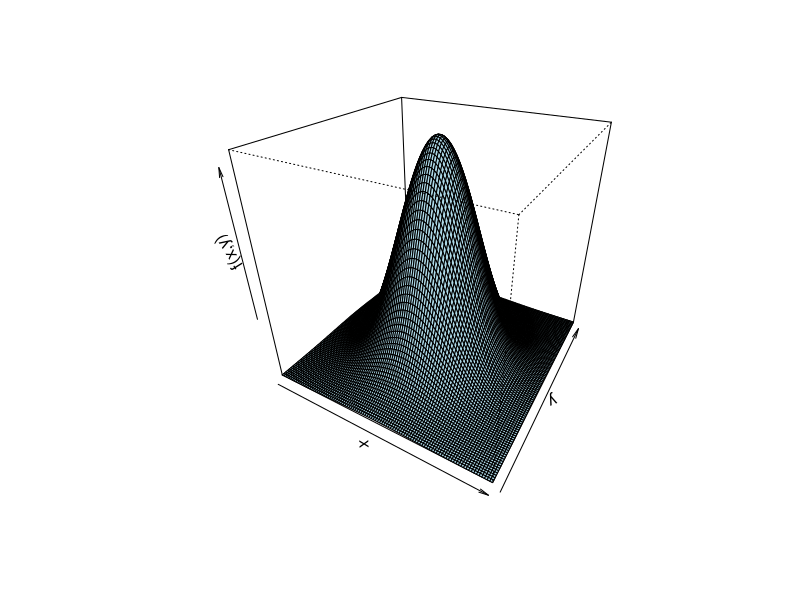
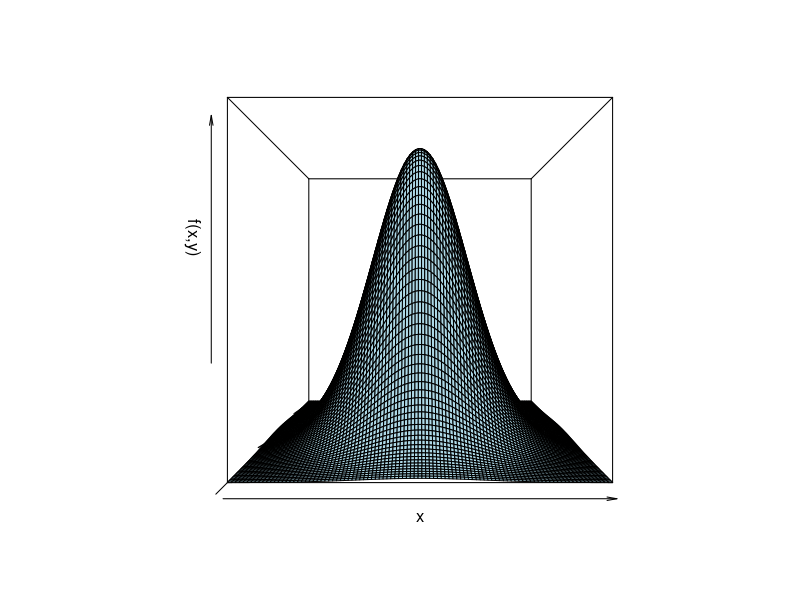
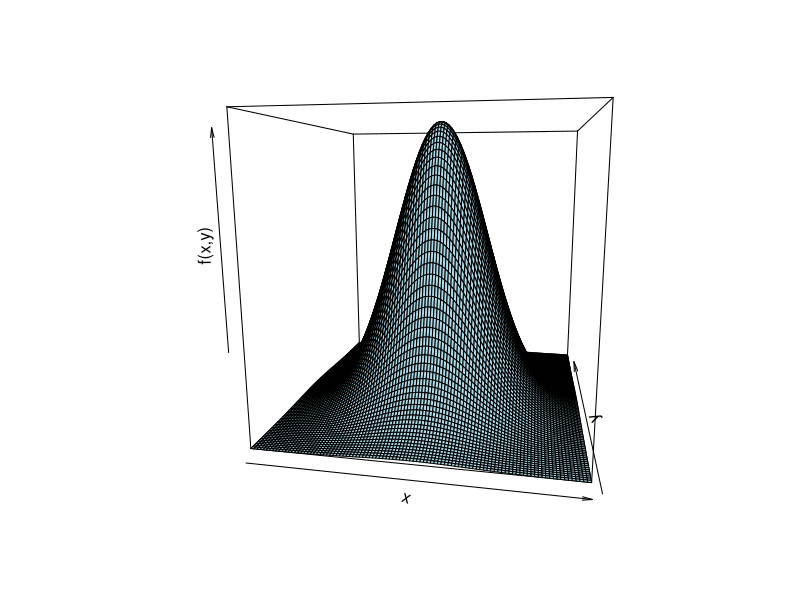
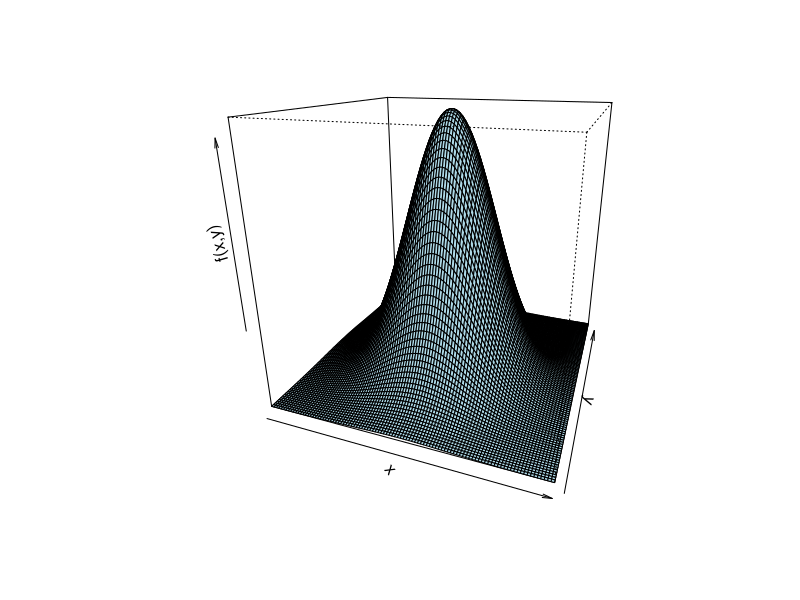
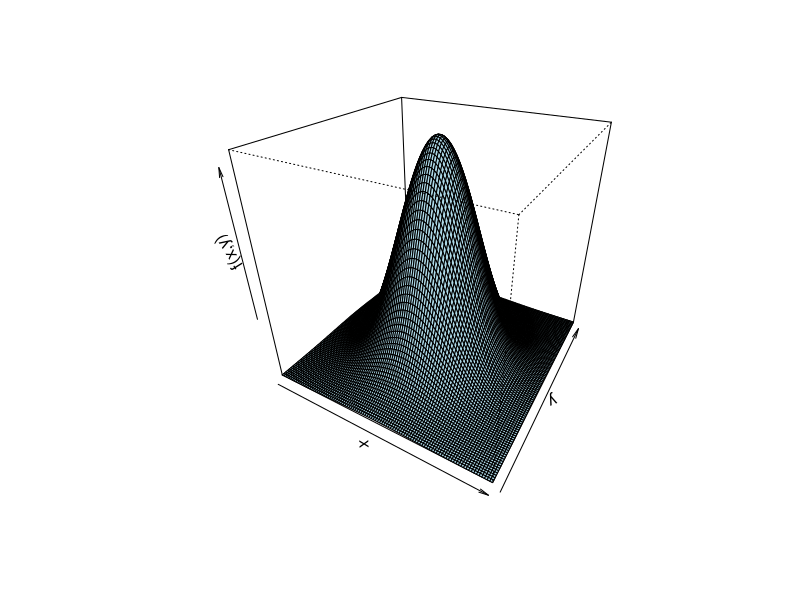
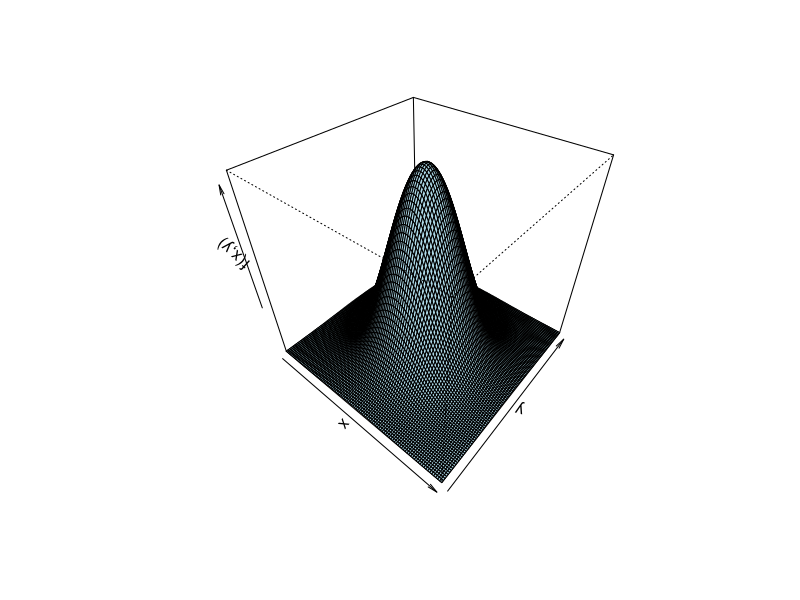
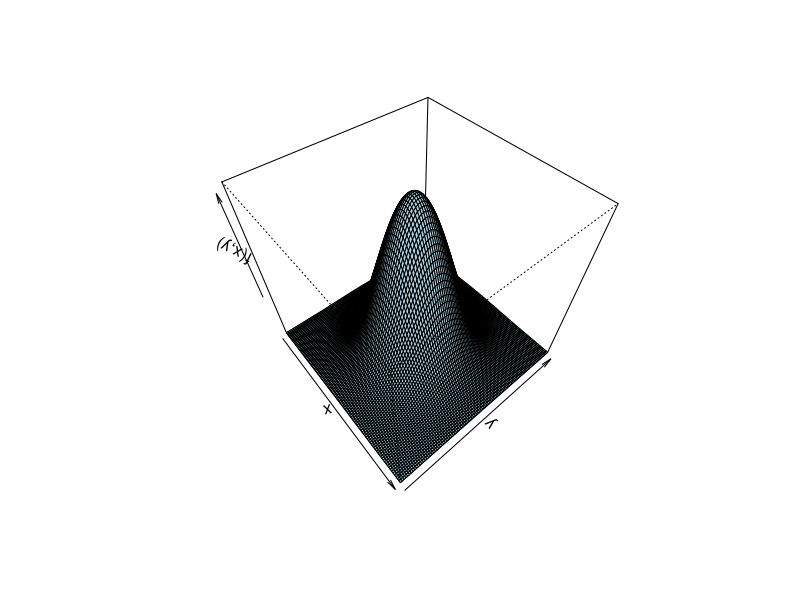
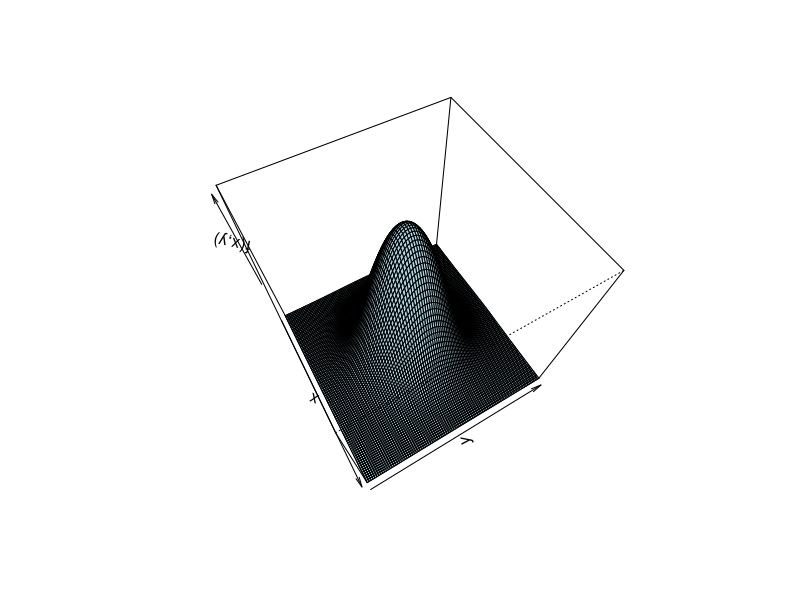

These charts were generated, in order, by the following R code:
# (a)
f <- function(x, y, p){
  stopifnot('P has to be in the range (-1, 1)' = (p > -1 && p < 1))
  
  (1/(2 * pi * sqrt(1 - p^2)))* exp((-1/(2*(1 - p^2))) * (x^2 - 2*p*x*y + y^2))
}

# (b)
x <- seq(-3,3, length.out = 100)
y <- seq(-3,3, length.out = 100)
z <- outer(x,y, f, 0)
persp(x,y,z, col = 'lightblue', phi = 30, theta = 30, zlab = 'f(x,y)')

# (c)
for(i in seq(0,100,10)){
  persp(x,y,z, col = 'lightblue', phi = i, theta = i, zlab = 'f(x,y)')
  Sys.sleep(1)
}

# (d)
for(j in c(-0.8,-0.5,0.0,0.5,0.8)){
  z <- outer(x,y, f, j)
  persp(x,y,z, col = 'lightblue', phi = 45, theta = 30, zlab = paste('p = ', j))
  Sys.sleep(1)
}